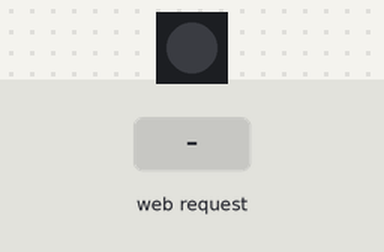
Recording of a sketch running on a simulated ESP32. On the bench: 1 RGB LEDs in strip order, left to right. The test bench sets the inputs (shaded band). Dim RGB values are drawn brighter than linear; WiFi joins after 1.5 s; servers stay silent unless stated; what the sketch prints to the serial monitor is not drawn.

Above: at 2.7 s.
2.8 s: HTTP request GET /H received
At 3.2 s:
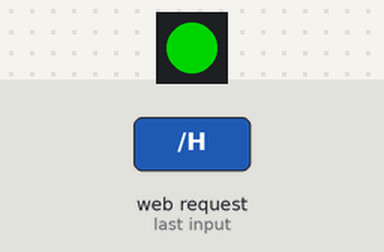
4.3 s: HTTP request GET /L received
At 5.5 s:
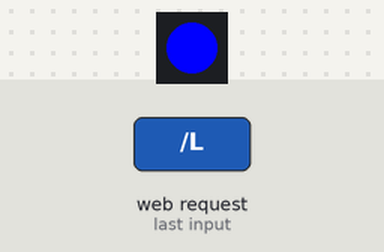
Timing chart, 0 to 7.3 s (numbered marks = the images above; inputs shaded):
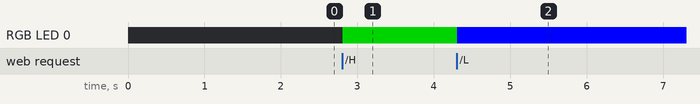

The sketch:

esp32_simpleserver.ino
```cpp
#include <WiFi.h>
#include <FastLED.h>
#include <AsyncTCP.h>
#include <ESPAsyncWebServer.h>

// ========================================
// LED Setup
// ========================================

#define DATA_PIN 48
#define NUM_LEDS 1

CRGB leds[NUM_LEDS];

// ========================================
// WiFi Setup
// ========================================

const char* ssid = "Nahual";
const char* password = "huaychivo";

// ========================================
// Async Web Server
// ========================================

AsyncWebServer server(80);

// ========================================
// HTML Page
// ========================================

const char index_html[] PROGMEM = R"rawliteral(
<!DOCTYPE html>
<html>
<head>
    <title>ESP32 LED Control</title>
    <meta name="viewport" content="width=device-width, initial-scale=1">
    <style>
        body {
            font-family: Arial;
            text-align: center;
            margin-top: 50px;
        }

        button {
            font-size: 24px;
            padding: 20px;
            margin: 10px;
            width: 200px;
        }
    </style>
</head>
<body>
    <h1>ESP32 LED Control</h1>

    <p>
        <a href="/H">
            <button>Green</button>
        </a>
    </p>

    <p>
        <a href="/L">
            <button>Blue</button>
        </a>
    </p>
</body>
</html>
)rawliteral";

// ========================================
// Setup
// ========================================

void setup() {

    Serial.begin(115200);

    // Initialize LED
    FastLED.addLeds<NEOPIXEL, DATA_PIN>(leds, NUM_LEDS);

    leds[0] = CRGB::Black;
    FastLED.show();

    // ====================================
    // Connect WiFi
    // ====================================

    WiFi.begin(ssid, password);

    Serial.print("Connecting");

    while (WiFi.status() != WL_CONNECTED) {
        delay(500);
        Serial.print(".");
    }

    // Disable WiFi power save
    WiFi.setSleep(false);

    Serial.println();
    Serial.println("WiFi connected");

    Serial.print("IP Address: ");
    Serial.println(WiFi.localIP());

    // ====================================
    // Web Routes
    // ====================================

    // Main page
    server.on("/", HTTP_GET, [](AsyncWebServerRequest *request) {

        request->send(
            200,
            "text/html",
            index_html
        );
    });

    // Turn LED green
    server.on("/H", HTTP_GET, [](AsyncWebServerRequest *request) {

        leds[0] = CRGB::Green;
        FastLED.show();

        request->redirect("/");
    });

    // Turn LED blue
    server.on("/L", HTTP_GET, [](AsyncWebServerRequest *request) {

        leds[0] = CRGB::Blue;
        FastLED.show();

        request->redirect("/");
    });

    // Start server
    server.begin();

    Serial.println("HTTP server started");
}

// ========================================
// Loop
// ========================================

void loop() {

    // Empty!
    // Async server runs independently.
}
```

Measured:
- after the input at 2.8 s, RGB LED 0: off → RGB(0, 128, 0) at once
- after the input at 4.3 s, RGB LED 0: RGB(0, 128, 0) → RGB(0, 0, 255) at once
